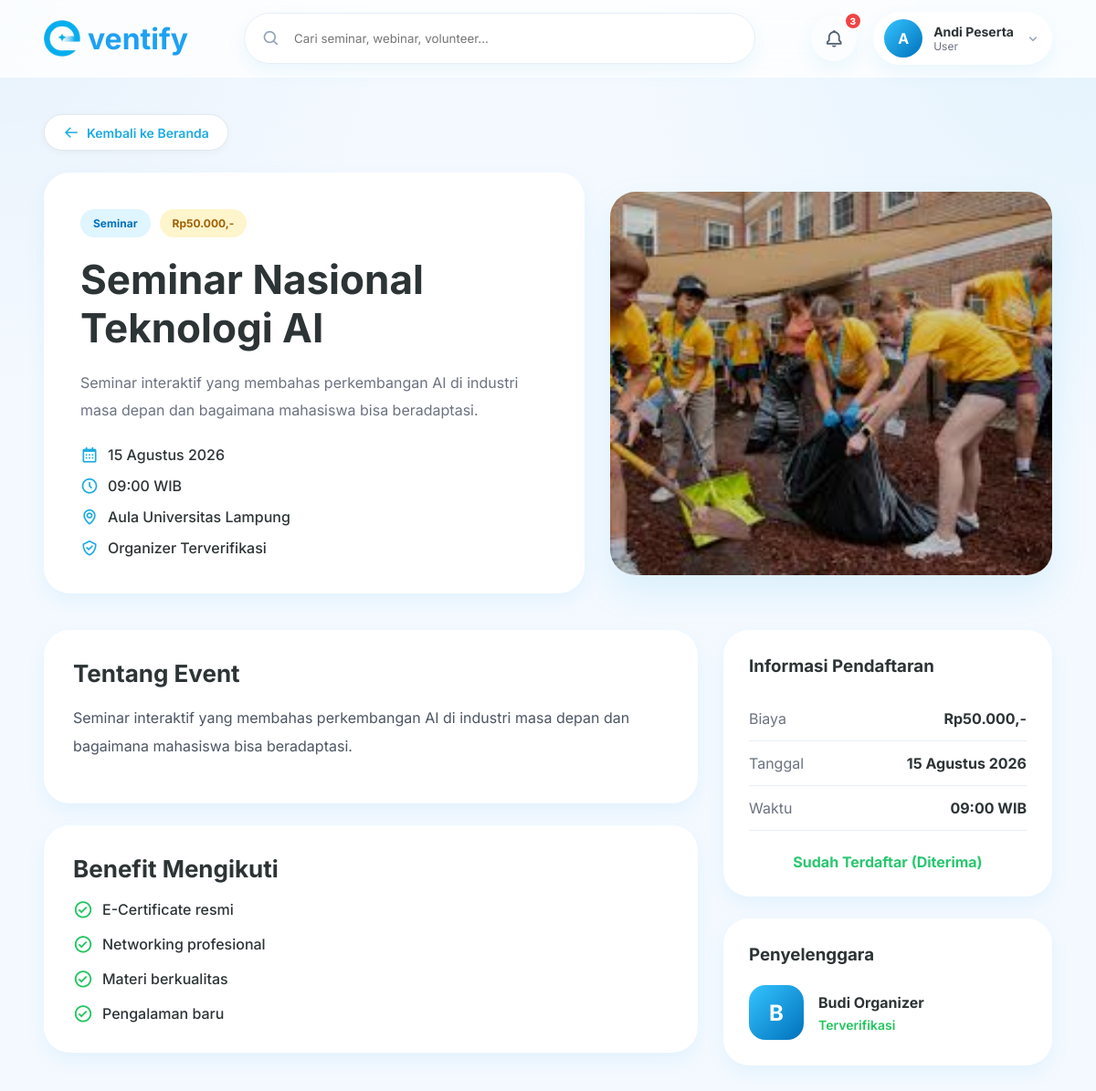
The app's page /app/controllers/user/detail-event.php?id=101 (signed in), older data.
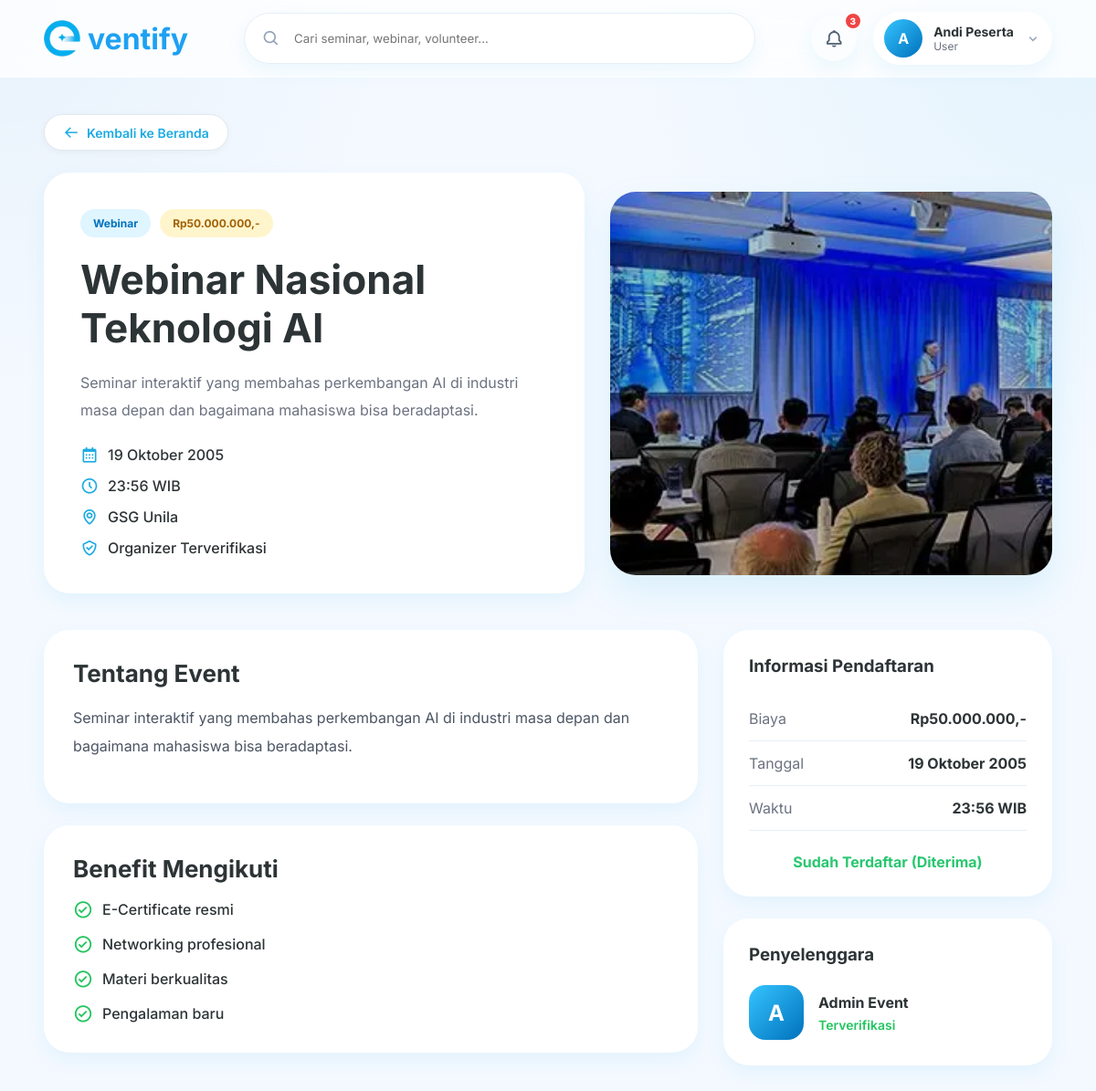
The same page, newer data.
### tables this page shows
CREATE TABLE `event` (
  `id_event` int NOT NULL,
  `id_user` int NOT NULL,
  `id_kategori` int NOT NULL,
  `judul` varchar(255) NOT NULL,
  `waktu_pelaksanaan` datetime NOT NULL,
  `biaya` int DEFAULT '0',
  `lokasi` varchar(255) NOT NULL,
  `kuota` int NOT NULL,
  `deskripsi` text NOT NULL,
  `benefit` text,
  `cover_image` varchar(255) NOT NULL,
  `status_publikasi` enum('Pending','Dipublikasikan','Ditolak') DEFAULT 'Pending',
  `created_at` timestamp NULL DEFAULT CURRENT_TIMESTAMP
);

CREATE TABLE `kategori` (
  `id_kategori` int NOT NULL,
  `kategori` varchar(50) NOT NULL
);

CREATE TABLE `users` (
  `id` int NOT NULL,
  `nama_lengkap` varchar(100) NOT NULL,
  `nama_organisasi` varchar(100) DEFAULT NULL,
  `email` varchar(100) NOT NULL,
  `password` varchar(255) NOT NULL,
  `role` enum('Admin','EO','User') NOT NULL
);

### app/controllers/user/detail-event.php (called while the page is built, shortened)
<?php
require_once '../../config/config.php';
require_once '../../../koneksi/koneksi.php';
require_once '../../models/EventModel.php';
$id = $_GET['id'] ?? 0;
$event = getEventById($conn, (int)$id);
require_once '../../views/user/detail-event.php';
?>

### app/models/EventModel.php (called while the page is built, shortened)
<?php
    function getEventById(mysqli $conn, int $idEvent) {
        $query = $conn->prepare("
            SELECT event.*, users.nama_lengkap, kategori.kategori
            FROM `event`
            JOIN users ON event.id_user = users.id
            JOIN kategori ON event.id_kategori = kategori.id_kategori
            WHERE event.id_event = ?
        ");
        $query->bind_param("i", $idEvent);
        $query->execute();
        $result = $query->get_result();
        return $result->fetch_assoc();
    }
?>

### app/config/config.php (called while the page is built, shortened)
<?php
    function formatTanggalIndo(string $datetime) {
        $bulan = array(1 => 'Januari', 'Februari', 'Maret', 'April', 'Mei', 'Juni', 'Juli', 'Agustus', 'September', 'Oktober', 'November', 'Desember');
        $timestamp = strtotime($datetime);
        $hari = date('d', $timestamp);
        $bulan_angka = (int)date('m', $timestamp);
        $tahun = date('Y', $timestamp);
        return $hari . ' ' . $bulan[$bulan_angka] . ' ' . $tahun;
    }
    function formatRupiah($angka) {
    $hasil_rupiah = "Rp" . number_format($angka, 0, ',', '.') . ",-";
    return $hasil_rupiah;
}
?>

### app/views/user/detail-event.php (the view, shortened to what the changed rows need)
<!DOCTYPE html>
<html lang="id">
<head>
  <link href="https://unpkg.com/boxicons@2.1.4/css/boxicons.min.css" rel="stylesheet">
  <link rel="stylesheet" href="<?= BASEURL; ?>/assets/css/user-style/user-style.css">
</head>
<body>
<section class="detail-page">
  <div class="container">
    <div class="detail-hero">
      <div class="detail-info">
        <div class="detail-badges">
          <span class="badge blue"><?= $event['kategori']; ?></span>
          <span class="badge yellow"><?= formatRupiah($event['biaya']); ?></span>
        </div>
        <h1><?= $event['judul']; ?></h1>
        <p class="detail-subtitle">
          <?= $event['deskripsi']; ?>
        </p>
        <div class="detail-meta">
          <span>
            <i class='bx bx-calendar'></i>
            <?= formatTanggalIndo($event['waktu_pelaksanaan']); ?>
          </span>
          <span>
            <i class='bx bx-time-five'></i>
            <?= date('H:i', strtotime($event['waktu_pelaksanaan'])) . ' WIB'; ?>
          </span>
          <span>
            <i class='bx bx-map'></i>
            <?= $event['lokasi']; ?>
          </span>
          <span>
            <i class='bx bx-check-shield'></i>
            Organizer Terverifikasi
          </span>
        </div>
      </div>
      <div
        class="detail-banner"
        style="background-image:
        linear-gradient(rgba(0,0,0,.18), rgba(0,0,0,.18)),
        url('<?= BASEURL . '/assets/images/uploads/' . $event['cover_image']; ?>');"
      ></div>
    </div>
    <div class="detail-layout">
      <div class="detail-main">
        <div class="detail-card">
          <h2>Tentang Event</h2>
          <p><?= $event['deskripsi']; ?></p>
        </div>
        <div class="detail-card">
          <h2>Benefit Mengikuti</h2>
        </div>
      </div>
      <aside class="detail-sidebar">
        <div class="register-card">
          <div class="register-info">
            <span>Biaya</span>
            <strong><?= formatRupiah($event['biaya']); ?></strong>
          </div>
          <div class="register-info">
            <span>Tanggal</span>
            <strong><?= formatTanggalIndo($event['waktu_pelaksanaan']); ?></strong>
          </div>
          <div class="register-info">
            <span>Waktu</span>
            <strong><?= date('H:i', strtotime($event['waktu_pelaksanaan'])) . ' WIB'; ?></strong>
          </div>
        </div>
        <div class="organizer-card">
            <div class="organizer-box">
                <div class="organizer-logo">
                    <?= strtoupper(substr($event['nama_lengkap'], 0, 1)); ?>
                </div>
                <div>
                    <h4><?= $event['nama_lengkap']; ?></h4>
                    <p>Terverifikasi</p>
                </div>
            </div>
        </div>
      </aside>
    </div>
  </div>
</section>
</body>
</html>

Row changes from the older to the newer data that the page shows:
changed event: id_kategori.kategori "Seminar" → "Webinar"; biaya "Rp50.000,-" → "Rp50.000.000,-"; judul "Seminar Nasional Teknologi AI" → "Webinar Nasional Teknologi AI"; waktu_pelaksanaan "15 Agustus 2026" → "19 Oktober 2005"; waktu_pelaksanaan "09:00" → "23:56"; lokasi "Aula Universitas Lampung" → "GSG Unila"; cover_image: a different picture; id_user.nama_lengkap "B" → "A"; id_user.nama_lengkap "Budi Organizer" → "Admin Event"
